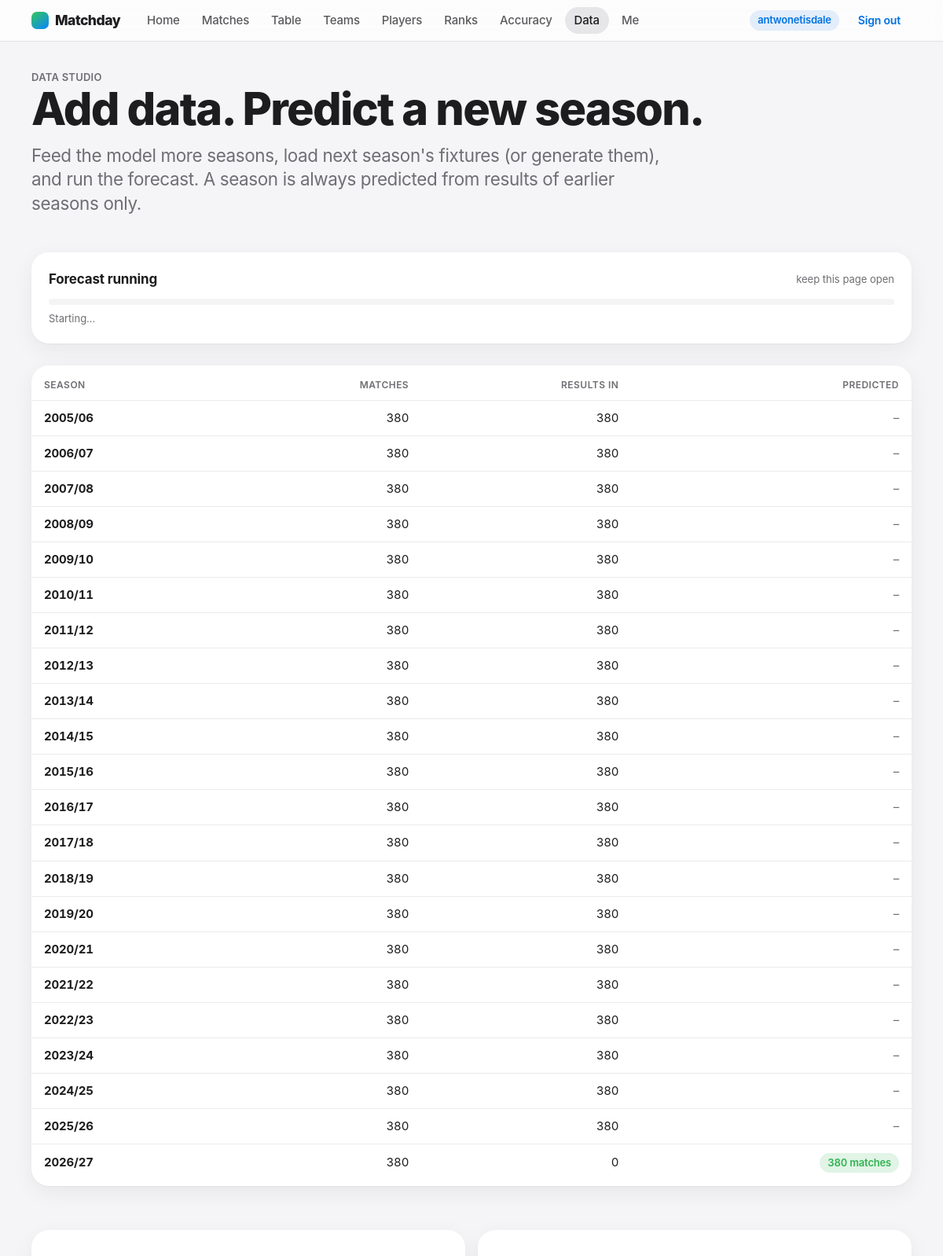
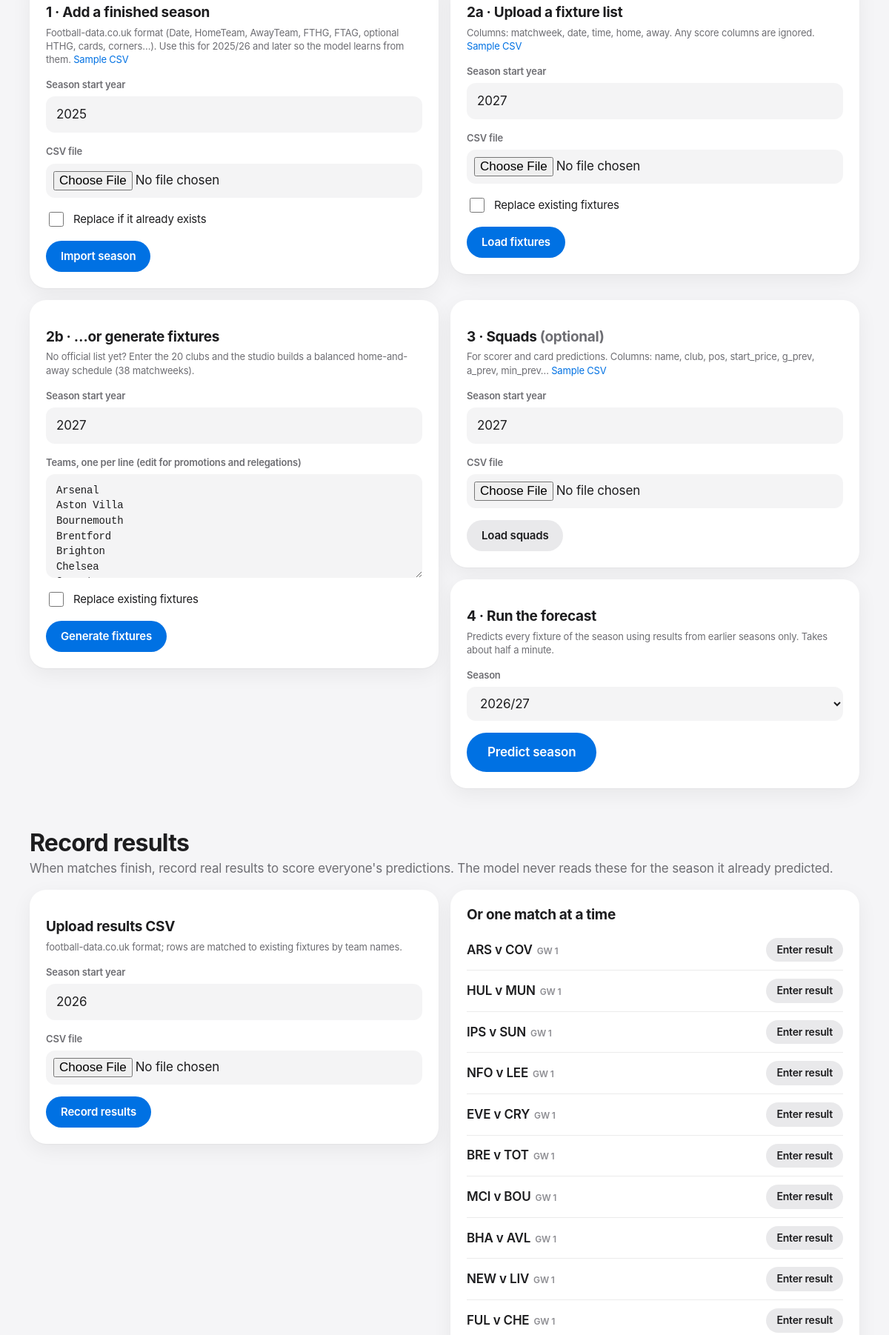
Page /studio/ (signed in, upper part) on the committed database (2 pictures, top to bottom).
### predictor/models.py (models this page shows, shortened)
class Season(models.Model):
    start_year = models.IntegerField(unique=True)
    is_complete = models.BooleanField(default=False)
    class Meta:
        ordering = ["start_year"]
    @property
    def label(self):
        return f"{self.start_year}/{str(self.start_year + 1)[-2:]}"

class Match(models.Model):
    season = models.ForeignKey(Season, on_delete=models.CASCADE, related_name="matches")
    matchweek = models.IntegerField()
    kickoff = models.DateTimeField()
    home = models.ForeignKey(Team, on_delete=models.CASCADE, related_name="home_matches")
    away = models.ForeignKey(Team, on_delete=models.CASCADE, related_name="away_matches")
    referee = models.CharField(max_length=60, blank=True)
    home_goals = models.IntegerField(null=True, blank=True)
    away_goals = models.IntegerField(null=True, blank=True)
    ht_home = models.IntegerField(null=True, blank=True)
    ht_away = models.IntegerField(null=True, blank=True)
    home_shots = models.IntegerField(null=True, blank=True)
    away_shots = models.IntegerField(null=True, blank=True)
    home_sot = models.IntegerField(null=True, blank=True)
    away_sot = models.IntegerField(null=True, blank=True)
    home_fouls = models.IntegerField(null=True, blank=True)
    away_fouls = models.IntegerField(null=True, blank=True)
    home_corners = models.IntegerField(null=True, blank=True)
    away_corners = models.IntegerField(null=True, blank=True)
    home_yellow = models.IntegerField(null=True, blank=True)
    away_yellow = models.IntegerField(null=True, blank=True)
    home_red = models.IntegerField(null=True, blank=True)
    away_red = models.IntegerField(null=True, blank=True)
    class Meta:
        ordering = ["kickoff", "id"]
        indexes = [models.Index(fields=["season", "matchweek"])]
        constraints = [models.UniqueConstraint(fields=["season", "home", "away"], name="one_fixture_per_pairing")]

class Team(models.Model):
    name = models.CharField(max_length=60, unique=True)  # football-data spelling
    short = models.CharField(max_length=4, blank=True)
    class Meta:
        ordering = ["name"]

### predictor/views.py (the view)
    def wrapper(request, *a, **k):
        if not request.user.is_authenticated:
            return redirect(f"{settings.LOGIN_URL}?next={request.path}")
        if not studio_allowed(request.user):
            return HttpResponseForbidden("Data Studio is staff-only on this server.")
        return view(request, *a, **k)

### predictor/context.py (called while the page is built)
def site(request):
    can_studio = request.user.is_authenticated and (request.user.is_staff or not settings.DATA_STUDIO_STAFF_ONLY)
    return {"season": getattr(request, "season", None), "predicted_seasons": getattr(request, "predicted_seasons", []),
            "can_studio": can_studio}

### predictor/views.py (called while the page is built)
def studio_allowed(user):
    return user.is_authenticated and (user.is_staff or not settings.DATA_STUDIO_STAFF_ONLY)

def studio_required(view):
    def wrapper(request, *a, **k):
        if not request.user.is_authenticated:
            return redirect(f"{settings.LOGIN_URL}?next={request.path}")
        if not studio_allowed(request.user):
            return HttpResponseForbidden("Data Studio is staff-only on this server.")
        return view(request, *a, **k)
    wrapper.__name__ = view.__name__
    return wrapper

### predictor/templates/predictor/studio.html (shortened to what this page needs)
{% extends "predictor/base.html" %}{% load mdy %}
{% block content %}
<section class="hero" style="padding-top:8px"><div class="eyebrow">Data Studio</div><h1>Add data. Predict a new season.</h1>
<p class="lede">Feed the model more seasons, load next season's fixtures (or generate them), and run the forecast. A season is always predicted from results of earlier seasons only.</p></section>
{% if job %}<section style="margin-top:22px"><div class="card" id="job" data-id="{{ job }}"><div class="row between"><b>Forecast running</b><span class="tiny muted">keep this page open</span></div><div class="proj-bar" style="width:100%;margin-top:12px;height:8px"></div><span class="tiny muted" style="display:block;margin-top:8px">Starting…</span></div></section>{% endif %}
<section style="margin-top:28px"><div class="card tblcard"><table class="tbl"><thead><tr><th>Season</th><th class="r">Matches</th><th class="r">Results in</th><th class="r">Predicted</th></tr></thead><tbody>
{% for s in all_seasons %}<tr><td><b>{{ s.label }}</b></td><td class="r">{{ s.n }}</td><td class="r">{{ s.played }}</td><td class="r">{% if s.preds %}<span class="chip green">{{ s.preds }} matches</span>{% else %}<span class="muted">–</span>{% endif %}</td></tr>{% endfor %}</tbody></table></div></section>
<section><div class="grid g2" style="align-items:start">
  <form class="card stack" method="post" enctype="multipart/form-data">{% csrf_token %}<input type="hidden" name="action" value="add_season">
    <h3>1 · Add a finished season</h3><p class="note">Football-data.co.uk format (Date, HomeTeam, AwayTeam, FTHG, FTAG, optional HTHG, cards, corners…). Use this for 2025/26 and later so the model learns from them. <a href="{% url 'sample' 'season' %}">Sample CSV</a></p>
    <div class="field"><label>Season start year</label><input type="number" name="year" value="2025" min="1990" max="2100"></div>
    <div class="field"><label>CSV file</label><input type="file" name="file" accept=".csv" required></div>
    <label class="check"><input type="checkbox" name="replace"> Replace if it already exists</label><button class="btn" type="submit">Import season</button></form>
  <form class="card stack" method="post" enctype="multipart/form-data">{% csrf_token %}<input type="hidden" name="action" value="fixtures">
    <h3>2a · Upload a fixture list</h3><p class="note">Columns: matchweek, date, time, home, away. Any score columns are ignored. <a href="{% url 'sample' 'fixtures' %}">Sample CSV</a></p>
    <div class="field"><label>Season start year</label><input type="number" name="year" value="{{ next_year }}" min="1990" max="2100"></div>
    <div class="field"><label>CSV file</label><input type="file" name="file" accept=".csv" required></div>
    <label class="check"><input type="checkbox" name="replace"> Replace existing fixtures</label><button class="btn" type="submit">Load fixtures</button></form>
  <form class="card stack" method="post">{% csrf_token %}<input type="hidden" name="action" value="generate">
    <h3>2b · …or generate fixtures</h3><p class="note">No official list yet? Enter the 20 clubs and the studio builds a balanced home-and-away schedule (38 matchweeks).</p>
    <div class="field"><label>Season start year</label><input type="number" name="year" value="{{ next_year }}" min="1990" max="2100"></div>
    <div class="field"><label>Teams, one per line (edit for promotions and relegations)</label><textarea name="teams" required>{{ default_teams }}</textarea></div>
    <label class="check"><input type="checkbox" name="replace"> Replace existing fixtures</label><button class="btn" type="submit">Generate fixtures</button></form>
  <div class="stack">
    <form class="card stack" method="post" enctype="multipart/form-data">{% csrf_token %}<input type="hidden" name="action" value="players">
      <h3>3 · Squads <span class="muted">(optional)</span></h3><p class="note">For scorer and card predictions. Columns: name, club, pos, start_price, g_prev, a_prev, min_prev… <a href="{% url 'sample' 'players' %}">Sample CSV</a></p>
      <div class="field"><label>Season start year</label><input type="number" name="year" value="{{ next_year }}" min="1990" max="2100"></div>
      <div class="field"><label>CSV file</label><input type="file" name="file" accept=".csv" required></div><button class="btn secondary" type="submit">Load squads</button></form>
    <form class="card stack" method="post">{% csrf_token %}<input type="hidden" name="action" value="predict">
      <h3>4 · Run the forecast</h3><p class="note">Predicts every fixture of the season using results from earlier seasons only. Takes about half a minute.</p>
      <div class="field"><label>Season</label><select class="input" name="year">{% for s in all_seasons %}{% if s.n and not s.played == s.n %}<option value="{{ s.start_year }}">{{ s.label }}</option>{% endif %}{% endfor %}</select></div>
      <button class="btn lg" type="submit">Predict season</button></form>
  </div>
</div></section>
<section><div class="sec-head"><div><h2>Record results</h2><p>When matches finish, record real results to score everyone's predictions. The model never reads these for the season it already predicted.</p></div></div>
<div class="grid g2" style="align-items:start">
  <form class="card stack" method="post" enctype="multipart/form-data">{% csrf_token %}<input type="hidden" name="action" value="results">
    <h3>Upload results CSV</h3><p class="note">football-data.co.uk format; rows are matched to existing fixtures by team names.</p>
    <div class="field"><label>Season start year</label><input type="number" name="year" value="{{ season.start_year|default:2026 }}"></div>
    <div class="field"><label>CSV file</label><input type="file" name="file" accept=".csv" required></div><button class="btn" type="submit">Record results</button></form>
  <div class="card"><h3>Or one match at a time</h3>{% if unplayed %}<ul class="list" style="margin-top:8px">{% for m in unplayed %}<li><span class="nm">{{ m.home.short }} v {{ m.away.short }}<span class="pos">GW {{ m.matchweek }}</span></span><a class="btn sm secondary" href="{% url 'record_result' m.id %}">Enter result</a></li>{% endfor %}</ul>{% else %}<p class="muted">No kicked-off matches are waiting for a result.</p>{% endif %}</div>
</div></section>
{% endblock %}

### predictor/templates/predictor/base.html (shortened to what this page needs)
{% load static mdy %}<!doctype html>
<html lang="en">
<head>
<link rel="stylesheet" href="{% static 'predictor/app.css' %}">
</head>
<body>
<header class="nav">
  <div class="container">
    <a class="brand" href="{% url 'home' %}"><i></i>Matchday</a>
    <nav class="links" aria-label="Main">
      <a href="{% url 'home' %}" {% if request.resolver_match.url_name == 'home' %}aria-current="page"{% endif %} class="tab-only"><svg><use href="#i-home"/></svg><span>Home</span></a>
      <a href="{% url 'matches' %}" {% if request.resolver_match.url_name in 'matches,match' %}aria-current="page"{% endif %}><svg><use href="#i-cal"/></svg><span>Matches</span></a>
      <a href="{% url 'table' %}" {% if request.resolver_match.url_name == 'table' %}aria-current="page"{% endif %}><svg><use href="#i-table"/></svg><span>Table</span></a>
      <a href="{% url 'teams' %}" class="hide-sm" {% if request.resolver_match.url_name in 'teams,team' %}aria-current="page"{% endif %}><span>Teams</span></a>
      <a href="{% url 'players' %}" class="hide-sm" {% if request.resolver_match.url_name == 'players' %}aria-current="page"{% endif %}><span>Players</span></a>
      <a href="{% url 'leaderboard' %}" {% if request.resolver_match.url_name == 'leaderboard' %}aria-current="page"{% endif %}><svg><use href="#i-trophy"/></svg><span>Ranks</span></a>
      <a href="{% url 'accuracy' %}" class="hide-sm" {% if request.resolver_match.url_name == 'accuracy' %}aria-current="page"{% endif %}><span>Accuracy</span></a>
      {% if can_studio %}<a href="{% url 'studio' %}" class="hide-sm" {% if request.resolver_match.url_name == 'studio' %}aria-current="page"{% endif %}><span>Data</span></a>{% endif %}
      <a href="{% if user.is_authenticated %}{% url 'profile' %}{% else %}{% url 'login' %}{% endif %}" class="tab-only" ><span>{% if user.is_authenticated %}Me{% else %}Sign in{% endif %}</span></a>
    </nav>
    <div class="nav-right">
      {% if user.is_authenticated %}
        <a class="chip accent hide-sm" href="{% url 'profile' %}">{{ user.username }}</a>
        <form method="post" action="{% url 'logout' %}" class="hide-sm" style="margin:0">{% csrf_token %}<button class="btn ghost sm" type="submit">Sign out</button></form>
      {% else %}
        <a class="btn sm secondary hide-sm" href="{% url 'login' %}">Sign in</a>
      {% endif %}
    </div>
  </div>
</header>
<main class="container">
  {% block content %}{% endblock %}
</main>
</body>
</html>

### rows in the picture
Season: label "2005/06", n "380", played "380"
Season: label "2006/07", n "380", played "380"
Season: label "2007/08", n "380", played "380"
Season: label "2008/09", n "380", played "380"
Season: label "2009/10", n "380", played "380"
Season: label "2010/11", n "380", played "380"
Season: label "2011/12", n "380", played "380"
Season: label "2012/13", n "380", played "380"
Season: label "2013/14", n "380", played "380"
Season: label "2014/15", n "380", played "380"
Season: label "2015/16", n "380", played "380"
Season: label "2016/17", n "380", played "380"
Season: label "2017/18", n "380", played "380"
Season: label "2018/19", n "380", played "380"
Season: label "2019/20", n "380", played "380"
Season: label "2020/21", n "380", played "380"
Season: label "2021/22", n "380", played "380"
Season: label "2022/23", n "380", played "380"
Season: label "2023/24", n "380", played "380"
Season: label "2024/25", n "380", played "380"
Season: label "2025/26", n "380", played "380"
Season: label "2026/27", n "380", played "0", preds "380", year "2026"

### other values in the picture
{{ user.username }} "antwonetisdale"
form field year "2026/27"
